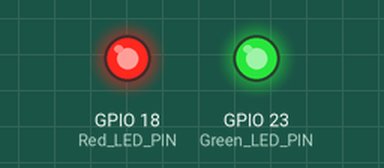
Recording of a program running on a simulated Raspberry Pi (BCM pin numbers). Parts: output pins drawn as LEDs (lit = HIGH). What the program prints to the terminal is not drawn.

Above: at 2.6 s.
At 8.2 s:
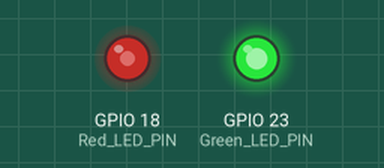
At 20.4 s:
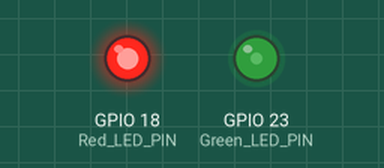
At 38.2 s:
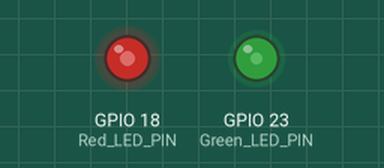
Timing chart, 0 to 39.7 s (numbered marks = the images above):
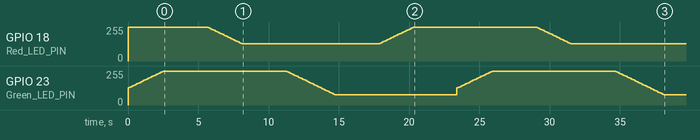

The program:

led_pwm_duty_lab.py
```python
import RPi.GPIO as GPIO
import time

# GPIO 모드 설정
GPIO.setmode(GPIO.BCM)

# LED 핀 설정
Red_LED_PIN = 18
Green_LED_PIN = 23
GPIO.setup(Red_LED_PIN, GPIO.OUT)
GPIO.setup(Green_LED_PIN, GPIO.OUT)

# PWM 인스턴스 생성 (주파수 1kHz)
pwm_r = None # PWM 객체를 미리 선언 (변수 초기화)
pwm_g = None # PWM 객체를 미리 선언 (변수 초기화)
pwm_r = GPIO.PWM(Red_LED_PIN, 10000)  # PWM 인스턴스 생성, 초기 주파수 10000Hz로 설정
pwm_g = GPIO.PWM(Green_LED_PIN, 10000)  # PWM 인스턴스 생성, 초기 주파수 10000Hz로 설정
pwm_r.start(0)  # DutyCycle 0으로 시작 (꺼진 상태), 초기 Duty Cycle을 0%로 설정하여 OFF 상태로 시작
pwm_g.start(0)  # DutyCycle 0으로 시작 (꺼진 상태), 초기 Duty Cycle을 0%로 설정하여 OFF 상태로 시작

def change(pwm, start, end, step=2, delay=0.1): #step=2 부드럽게 전환
    # 밝아짐
    if start < end:
        for dc in range(start, end+1, step):
            pwm.ChangeDutyCycle(dc)
            time.sleep(delay) # 0.1초 간격 전환
    # 어두워짐
    else:
        for dc in range(start, end-1, -step):
            pwm.ChangeDutyCycle(dc)
            time.sleep(delay) # 0.1초 간격 전환

# 색상은 주황 → 노랑 → 연두 → 갈색 순으로 서서히 변화
try:
    while True: # 색상 전환 무한 반복
        pwm_r.ChangeDutyCycle(100) # R 100 고정
        change(pwm_g, 50, 100) # G 50->100(주황→노랑)
        print("주황->노랑")
        time.sleep(3) # 노란색 3초

        pwm_g.ChangeDutyCycle(100) # G 100 고정
        change(pwm_r, 100, 50) # R 100→50 (노랑→연두)
        print("노랑->연두")
        time.sleep(3) # 연두색 3초

        pwm_r.ChangeDutyCycle(50) # R 50 고정
        change(pwm_g, 100, 30) #G 100→30 (연두→갈색)
        print("연두->갈색")
        time.sleep(3) # 갈색 3초

        pwm_g.ChangeDutyCycle(30) # G 30 고정
        change(pwm_r, 50, 100) # R 50→100 (갈색→주황)
        print("갈색->주황")
        time.sleep(3) # 주황색 3초

except KeyboardInterrupt:
    # Ctrl+C 눌렀을 때 실행 종료
    pass

finally:
    if pwm_r is not None:
        try:
            pwm_r.stop() # PWM 신호 출력을 완전히 중지함
        except:
            pass
        del pwm_r  # __del__ 호출 시 오류 방지

    if pwm_g is not None:
        try:
            pwm_g.stop() # PWM 신호 출력을 완전히 중지함
        except:
            pass
        del pwm_g  # __del__ 호출 시 오류 방지
    GPIO.cleanup()
```

Measured:
- by itself, GPIO 18 (Red_LED_PIN): 0/255 → 255/255 at 0.00 s, → 250/255 5.7 s later, → 245/255 0.10 s later, → 240/255 0.10 s later, … (76 changes in this stretch)
